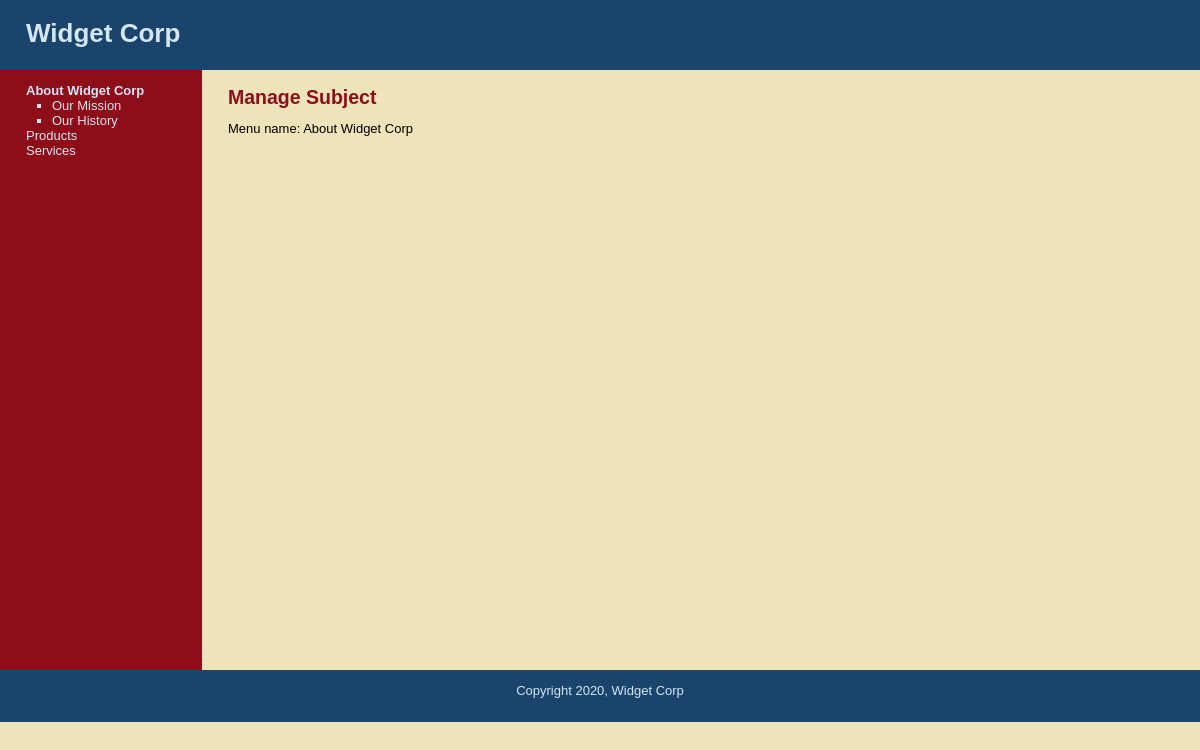
The app's page /Day-21/widget_corp/public/index.php?subject=1 with its own data.
### tables this page shows
CREATE TABLE `subjects` (
  `id` int(11) NOT NULL AUTO_INCREMENT,
  `menu_name` varchar(30) NOT NULL,
  `position` int(3) NOT NULL,
  `visible` tinyint(1) NOT NULL,
  PRIMARY KEY (`id`)
);

CREATE TABLE `pages` (
  `id` int(11) NOT NULL AUTO_INCREMENT,
  `subject_id` int(11) NOT NULL,
  `menu_name` varchar(30) NOT NULL,
  `position` int(3) NOT NULL,
  `visible` tinyint(1) NOT NULL,
  `content` text,
  PRIMARY KEY (`id`),
  KEY `subject_id` (`subject_id`)
);

### Day-21/widget_corp/public/index.php (the view, shortened to what this page needs)
<?php find_selected_page(); ?>
        <div id="main">
            <div id="navigation">
                <?php echo public_navigation($current_subject, $current_page); ?>
            </div>
            <div id="page">
                <?php if($current_subject) { ?>
                    <h2>Manage Subject</h2>
                    Menu name: <?php echo htmlentities($current_subject["menu_name"]); ?><br />
                <?php } elseif ($current_page) { ?>
                        <?php echo htmlentities($current_page['content']); ?>
                <?php } else { ?>
                    Please select a subject or a page.
                <?php } ?>
            </div>
        </div>

### Day-21/widget_corp/includes/functions.php (shortened to what this page needs)
<?php
    function find_all_subjects($public=true) {
        global $connection;
        $query = "SELECT * ";
        $query .= "FROM subjects ";
        if ($public) {
            $query .= "WHERE visible = 1 ";
        }
        $query .= "ORDER BY position ASC";
        $subject_set = mysqli_query($connection, $query);
        return $subject_set;
    }
    function find_pages_for_subject($subject_id, $public=true) {
        global $connection;
        $safe_subject_id = mysqli_real_escape_string($connection, $subject_id);
        $query = "SELECT * ";
        $query .= "FROM pages ";
        $query .= "WHERE subject_id = {$safe_subject_id} ";
        if ($public) {
            $query .= "AND visible = 1 ";
        }
        $query .= "ORDER BY position ASC";
        $page_set = mysqli_query($connection, $query);
        return $page_set;
    }
    function find_subject_by_id($subject_id) {
        global $connection;
        $safe_subject_id = mysqli_real_escape_string($connection, $subject_id);
        $query = "SELECT * ";
        $query .= "FROM subjects ";
        $query .= "WHERE id = {$safe_subject_id} ";
        $query .= "LIMIT 1";
        $subject_set = mysqli_query($connection, $query);
        if ($subject = mysqli_fetch_assoc($subject_set)) {
            return $subject;
        } else {
            return null;
        }
    }
    function find_selected_page() {
        if(isset($_GET["subject"])) {
            $current_subject =  find_subject_by_id($_GET["subject"]);
            $current_page = null;
        } elseif (isset($_GET["page"])) {
            $current_subject = null;
            $current_page =  find_page_by_id($_GET["page"]);
        } else {
            $current_subject = null;
            $current_page = null;
        }
    }
    function public_navigation($subject_array, $page_array) {
        $output = "<ul class=\"subjects\">";
        $subject_set = find_all_subjects();
        while ($subject = mysqli_fetch_assoc($subject_set)) {
            $output .= "<li";
            if ($subject_array && $subject["id"] == $subject_array["id"]) {
                $output .= " class=\"selected\"";
            }
            $output .= ">";
            $output .= "<a href=\"index.php?subject=";
            $output .= urlencode($subject["id"]);
            $output .= "\">";
            $output .= htmlentities($subject["menu_name"]);
            $output .= "</a>";
            if ($subject_array['id'] == $subject["id"] ||
                $page_array['subject_id'] == $subject["id"]) {
                $page_set = find_pages_for_subject($subject["id"]);
                $output .= "<ul class=\"pages\">";
                while ($page = mysqli_fetch_assoc($page_set)) {
                    $output .= "<li";
                    $output .= ">";
                    $output .= "<a href=\"index.php?page=";
                    $output .= urlencode($page["id"]);
                    $output .= "\">";
                    $output .= htmlentities($page["menu_name"]);
                    $output .= "</a></li>";
                }
                $output .= "</ul>";
            }
            $output .= "</li>";
        }
        $output .= "</ul>";
        return $output;
    }
?>

### Day-21/widget_corp/public/stylesheets/public.css (style rules this page uses)
html { height: 100%; width: 100%; }
body { width: 100%; height: 100%; margin: 0; padding: 0; border: 0; font-family: Verdana, Arial, Helvetica, sans-serif; font-size: 13px; line-height: 15px; background: #EEE4B9; }
a { color: #8D0D19; }
#main { height: 600px; width: 100%; margin: 0; padding: 0; background: #EEE4B9; }
#navigation { float: left; width: 150px; height: 100%; margin: 0; padding: 0 2em; color: #D4E6F4; background: #8D0D19; }
#navigation a { color: #D4E6F4; text-decoration: none; }
ul.subjects { margin: 1em 0; padding-left: 0; list-style: none; }
ul.pages { padding-left: 2em; list-style: square; font-weight: normal; }
.selected { font-weight: bold; }
#page { float: left; height: 100%; padding-left: 2em; vertical-align: top; background: #EEE4B9; }
#page h2 { color: #8D0D19; margin-top: 1em; }

### records on screen
subjects: value "About Widget Corp", menu_name "About Widget Corp"
pages: value "Our Mission"
pages: value "Our History"
subjects: value "Products"
subjects: value "Services"
